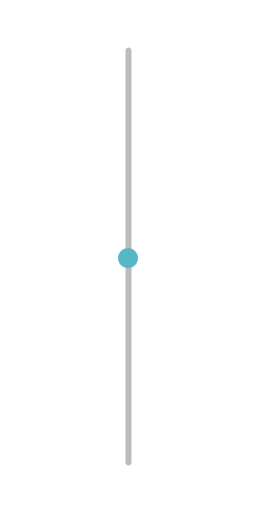
Frame 1 (no input)
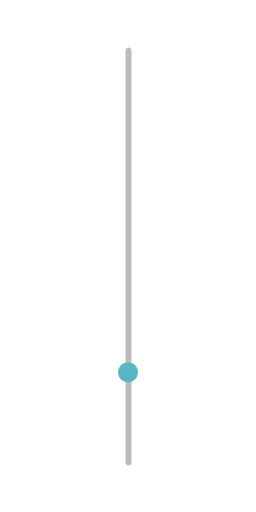
Frame 60 (the mouse pressed at the canvas centre just before this capture)
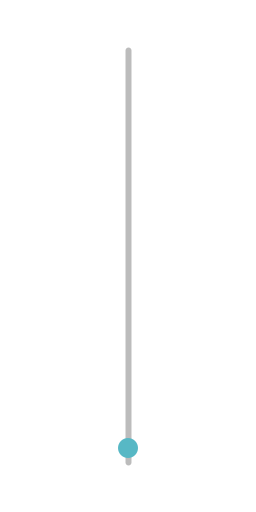
Frame 120 (the mouse held since frame 60 and released just before this capture)

The Processing sketch that drew these frames (run headless with seeded random() and noise(); from frame 60 on, the mouse is pressed at the canvas centre):

// Processing sketch: sketch_28_oscillator
// ── sketch_28_oscillator.pde
float sinValue = 0;

void setup()
{
   size(256,512); 
}

void draw()
{
  background(255);
  stroke(188);
  strokeWeight(6);
  
  sinValue += 0.01;
  
  line(width/2,50,width/2,height-50);
  noStroke();
  fill(87  ,184 , 197);
   
  float val = sin(sinValue);
  float posY = map(val , -1.0, 1.0,50,height-50);
  ellipse(width/2,posY,20,20);
}
